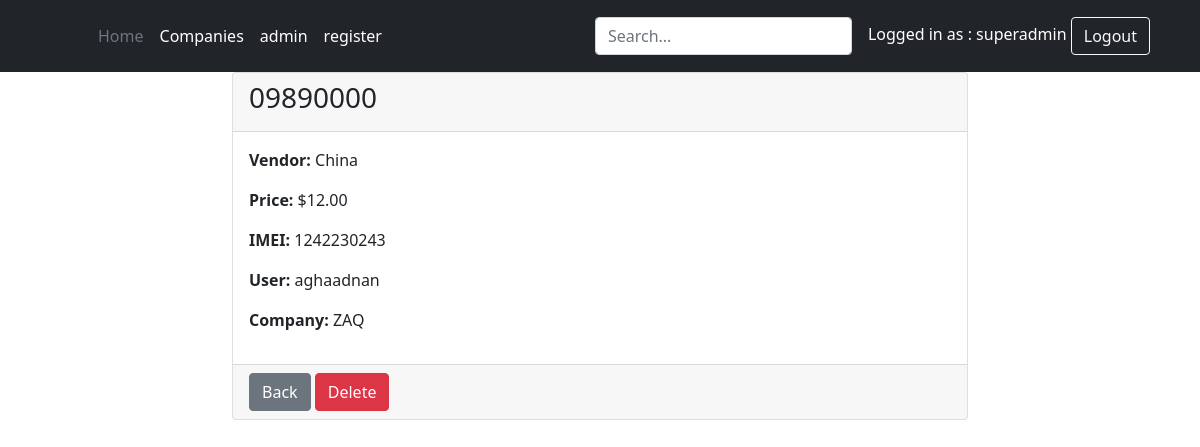
The app's page /inventory/trackerdevices/1/ (signed in) with its own data.
### accounts/models.py (models this page shows)
class UserProfile(AbstractUser):
    is_manager  = models.BooleanField(default=False)
    is_admin    = models.BooleanField(default=False)
    is_installer = models.BooleanField(default=False)
    is_agent = models.BooleanField(default=False)
    company = models.ForeignKey(Company, on_delete=models.CASCADE, null=True, related_name='owned_companies')

### inventory/models.py (models this page shows, shortened)
class TrackerDevice(models.Model):
    model_number = models.CharField(max_length=255)
    vendor = models.CharField(max_length=255)
    price = models.DecimalField(decimal_places=2, max_digits=10)
    imei = models.CharField(max_length=255)
    user = models.ForeignKey(settings.AUTH_USER_MODEL, on_delete=models.CASCADE, related_name='trackerdevice_items')
    company = models.ForeignKey(Company, on_delete=models.CASCADE, related_name='trackerdevice_items')

### companies/models.py (models this page shows)
class Company(models.Model):
    name = models.CharField(max_length=255)
    address = models.CharField(max_length=255)
    phone = models.CharField(max_length=20)
    owner = models.ForeignKey(settings.AUTH_USER_MODEL, on_delete=models.CASCADE, related_name='owned_companies')
    def __str__(self):
        return self.name

### inventory/views.py (the view)
# urls.py: path('trackerdevices/<int:pk>/', TrackerDeviceDetailView.as_view(), name='trackerdevice_detail'),
class TrackerDeviceDetailView(LoginRequiredMixin, DetailView):
    model = TrackerDevice
    template_name = 'inventory/trackerdevice_detail.html'
    context_object_name = 'trackerdevice_item'

### inventory/templates/inventory/trackerdevice_detail.html
{% extends 'base.html' %}
{% block content %}
  <div class="container">
    <div class="row justify-content-center">
      <div class="col-md-8">
        <div class="card">
          <div class="card-header">
            <h3 class="card-title">{{ trackerdevice_item.model_number }}</h3>
          </div>
          <div class="card-body">
            <p><strong>Vendor:</strong> {{ trackerdevice_item.vendor }}</p>
            <p><strong>Price:</strong> ${{ trackerdevice_item.price }}</p>
            <p><strong>IMEI:</strong> {{ trackerdevice_item.imei }}</p>
            <p><strong>User:</strong> {{ trackerdevice_item.user }}</p>
            <p><strong>Company:</strong> {{ trackerdevice_item.company }}</p>
          </div>
          <div class="card-footer">
            <a href="{% url 'inventory:trackerdevice_list' %}" class="btn btn-secondary">Back</a>
            <a href="{% url 'inventory:trackerdevice_delete' trackerdevice_item.pk %}" class="btn btn-danger">Delete</a>
          </div>
        </div>
      </div>
    </div>
  </div>
{% endblock %}

### templates/header.html (shortened to what this page needs)
<header class="p-3 bg-dark text-white">
    <div class="container">
      <div class="d-flex flex-wrap align-items-center justify-content-center justify-content-lg-start">
        <a href="/" class="d-flex align-items-center mb-2 mb-lg-0 text-white text-decoration-none">
          <svg class="bi me-2" width="40" height="32" role="img" aria-label="Bootstrap"><use xlink:href="#bootstrap"></use></svg>
        </a>
        <ul class="nav col-12 col-lg-auto me-lg-auto mb-2 justify-content-center mb-md-0">
          <li><a href="\" class="nav-link px-2 text-secondary">Home</a></li>
          {% if request.user.is_authenticated %}
              {% if request.user.is_superuser %}
          <li><a href="{% url 'home:company_list' %}" class="nav-link px-2 text-white">Companies</a></li>
          <li><a href="/admin/" class="nav-link px-2 text-white">admin</a></li>
          <li><a href="{% url 'accounts:register' %}" class="nav-link px-2 text-white">register</a></li>
          {% endif %}
          {% endif %}
        </ul>
        <form class="col-12 col-lg-auto mb-3 mb-lg-0 me-lg-3">
          <input type="search" class="form-control form-control-dark" placeholder="Search..." aria-label="Search">
        </form>
        {% if request.user.is_authenticated %}
        <div class="text-end">
        Logged in as : {{ request.user.username }}
        <a href="{% url 'accounts:logout' %}" class="btn btn-outline-light me-2">Logout</a>
        </div>
        {% else %}
        <div class="text-end">
          <a href="{% url 'accounts:login' %}" class="btn btn-outline-light me-2">Login</a>
        {% endif %}
      </div>
    </div>
  </header>

### records on screen
UserProfile: user.username "superadmin"
TrackerDevice: model_number "09890000", vendor "China", price "12.00", imei "1242230243", user "aghaadnan", company "ZAQ"
